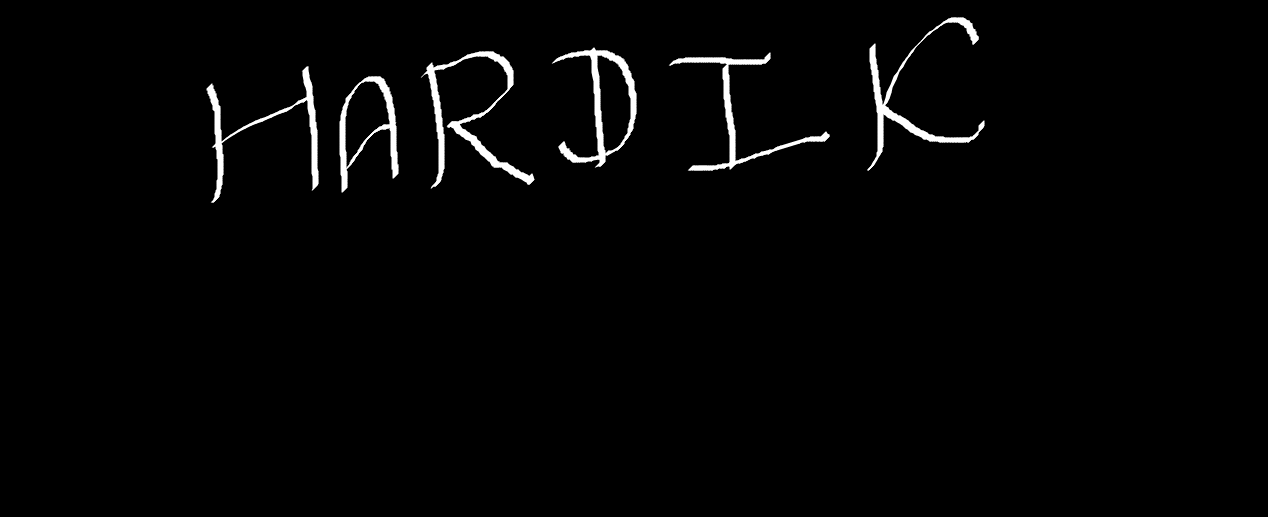
#> input picture hardik.png, 1268 x 517 px
$ python EroldAndDilate.py
#> lines starting #> are read from the running program, lines starting #| are printed output that depends on the picture
import cv2
import numpy as np

img = cv2.imread('hardik.png', 0)
#> img is the input picture: shape (517, 1268); min 0, max 255, mean 4.4
cv2.imshow('origional', img)
cv2.waitKey()

# deine the kernal size
ker = np.ones((5,5), np.uint8)
#now erode fin

erosion = cv2.erode(img, ker, iterations = 1)
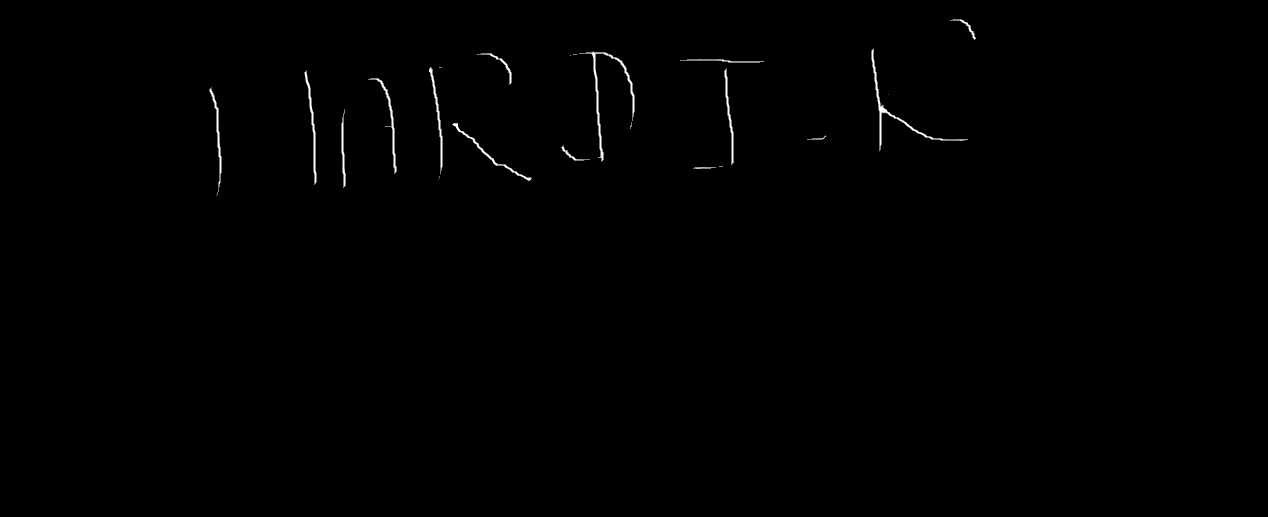
#> erosion: shape (517, 1268); min 0, max 255, mean 1
cv2.imshow('erosion', erosion)
cv2.waitKey()

dialute = cv2.dilate(img, ker, iterations = 2)
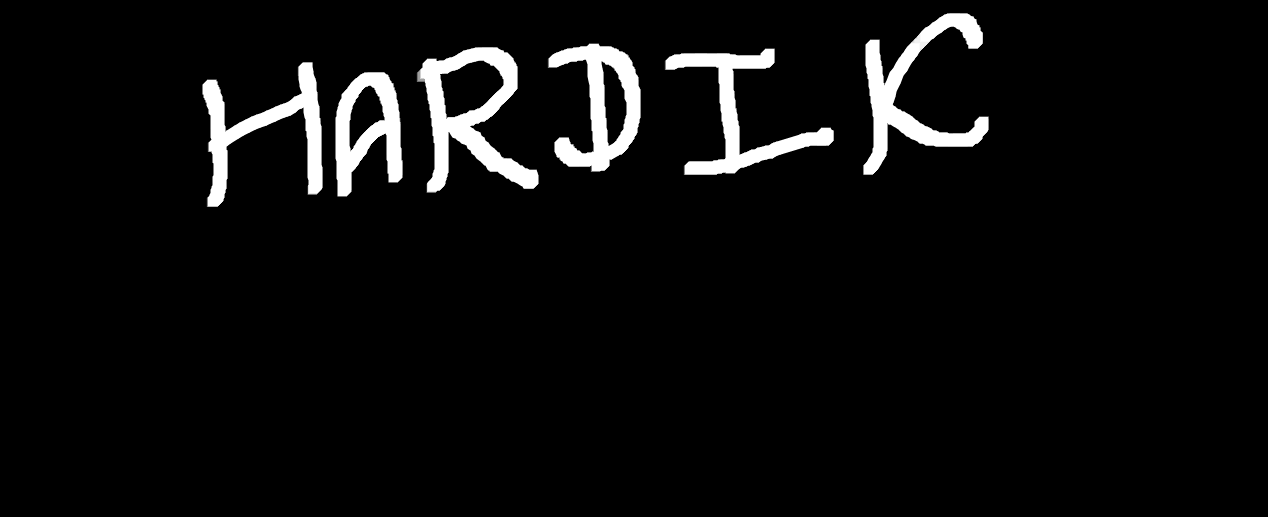
#> dialute: shape (517, 1268); min 0, max 255, mean 12.4
cv2.imshow('dialatiohn', dialute)
cv2.waitKey()
cv2.destroyAllWindows()
